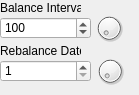
                     <widget class="QWidget" name="FlexDate">
                      <attribute name="title">
                       <string>Flex</string>
                      </attribute>
                      <widget class="QLabel" name="label_15">
                       <property name="geometry">
                        <rect>
                         <x>0</x>
                         <y>43</y>
                         <width>81</width>
                         <height>16</height>
                        </rect>
                       </property>
                       <property name="text">
                        <string>Rebalance Date</string>
                       </property>
                      </widget>
                      <widget class="QSpinBox" name="spinBox">
                       <property name="geometry">
                        <rect>
                         <x>0</x>
                         <y>17</y>
                         <width>91</width>
                         <height>22</height>
                        </rect>
                       </property>
                       <property name="minimum">
                        <number>1</number>
                       </property>
                       <property name="maximum">
                        <number>365</number>
                       </property>
                       <property name="value">
                        <number>100</number>
                       </property>
                      </widget>
                      <widget class="QLabel" name="label_14">
                       <property name="geometry">
                        <rect>
                         <x>0</x>
                         <y>0</y>
                         <width>81</width>
                         <height>16</height>
                        </rect>
                       </property>
                       <property name="text">
                        <string>Balance Interval</string>
                       </property>
                      </widget>
                      <widget class="QSpinBox" name="spinBox_3">
                       <property name="geometry">
                        <rect>
                         <x>0</x>
                         <y>60</y>
                         <width>91</width>
                         <height>22</height>
                        </rect>
                       </property>
                       <property name="minimum">
                        <number>1</number>
                       </property>
                       <property name="maximum">
                        <number>365</number>
                       </property>
                       <property name="value">
                        <number>1</number>
                       </property>
                      </widget>
                      <widget class="QDial" name="blc_day_dial">
                       <property name="geometry">
                        <rect>
                         <x>90</x>
                         <y>56</y>
                         <width>40</width>
                         <height>30</height>
                        </rect>
                       </property>
                       <property name="minimum">
                        <number>1</number>
                       </property>
                       <property name="maximum">
                        <number>100</number>
                       </property>
                      </widget>
                      <widget class="QDial" name="blc_interval_dial">
                       <property name="geometry">
                        <rect>
                         <x>89</x>
                         <y>13</y>
                         <width>40</width>
                         <height>30</height>
                        </rect>
                       </property>
                       <property name="minimum">
                        <number>1</number>
                       </property>
                       <property name="maximum">
                        <number>365</number>
                       </property>
                       <property name="tracking">
                        <bool>true</bool>
                       </property>
                      </widget>
                     </widget>
